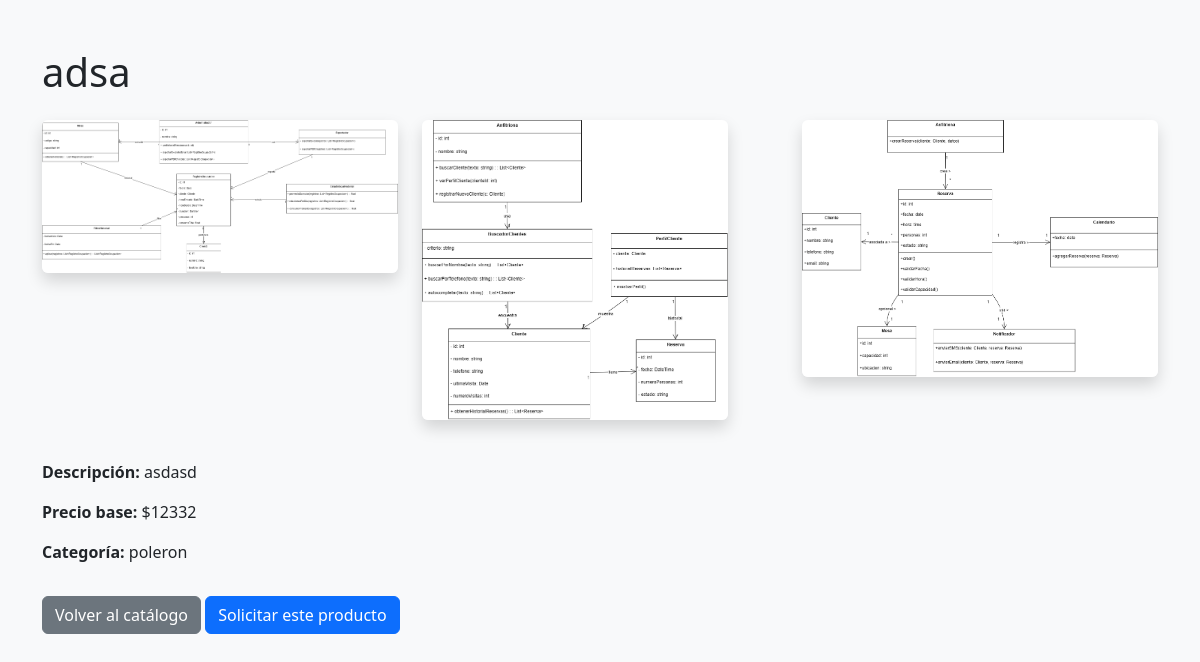
Screenshot of /producto/10/ with the database file from the repository.
### app/models.py (models this page shows, shortened)
class Producto(models.Model):
    destacado = models.BooleanField(default=False)
    nombre = models.CharField(max_length=100)
    descripcion = models.TextField()
    categoria = models.ForeignKey(Categoria, on_delete=models.CASCADE, related_name="productos")
    precio_base = models.PositiveIntegerField()
    destacado = models.BooleanField(default=False)
    imagen_1 = models.ImageField(upload_to='productos/', null=True, blank=True)
    imagen_2 = models.ImageField(upload_to='productos/', null=True, blank=True)
    imagen_3 = models.ImageField(upload_to='productos/', null=True, blank=True)

class Categoria(models.Model):
    nombre = models.CharField(max_length=100, unique=True)
    descripcion = models.TextField()

### app/views.py (the view)
# urls.py: path('producto/<int:producto_id>/', views.producto_detalle),
def producto_detalle(request, producto_id):
    producto = get_object_or_404(Producto, id=producto_id)
    return render(request, 'producto_detalle.html', {'producto': producto})

### templates/producto_detalle.html (shortened to what this page needs)
<!DOCTYPE html>
<html lang="es">
<head>
    <link href="https://cdn.jsdelivr.net/npm/bootstrap@5.3.8/dist/css/bootstrap.min.css" rel="stylesheet">
</head>
<body class="bg-light">
<div class="container py-5">
    <h1 class="mb-4">{{ producto.nombre }}</h1>
    {% if producto.imagen_1 or producto.imagen_2 or producto.imagen_3 %}
        <div class="row mb-4">
            {% if producto.imagen_1 %}
            <div class="col-md-4 mb-3">
                <img src="{{ producto.imagen_1.url }}" class="img-fluid rounded shadow"
                     style="max-height: 300px; object-fit: cover;">
            </div>
            {% endif %}
            {% if producto.imagen_2 %}
            <div class="col-md-4 mb-3">
                <img src="{{ producto.imagen_2.url }}" class="img-fluid rounded shadow"
                     style="max-height: 300px; object-fit: cover;">
            </div>
            {% endif %}
            {% if producto.imagen_3 %}
            <div class="col-md-4 mb-3">
                <img src="{{ producto.imagen_3.url }}" class="img-fluid rounded shadow"
                     style="max-height: 300px; object-fit: cover;">
            </div>
            {% endif %}
        </div>
    {% else %}
        <img src="https://via.placeholder.com/400x300?text=Sin+Imagen" class="img-fluid mb-3 rounded shadow">
    {% endif %}
    <p><strong>Descripción:</strong> {{ producto.descripcion }}</p>
    <p><strong>Precio base:</strong> ${{ producto.precio_base }}</p>
    <p><strong>Categoría:</strong> {{ producto.categoria.nombre }}</p>
    <a href="/" class="btn btn-secondary mt-3">Volver al catálogo</a>
    <a href="/formulario?producto={{ producto.id }}" class="btn btn-primary mt-3">Solicitar este producto</a>
</div>
</body>
</html>

### rows the page displays
Producto: nombre "adsa", imagen_1 (picture), imagen_2 (picture), imagen_3 (picture), descripcion "asdasd", precio_base "12332", categoria.nombre "poleron"
